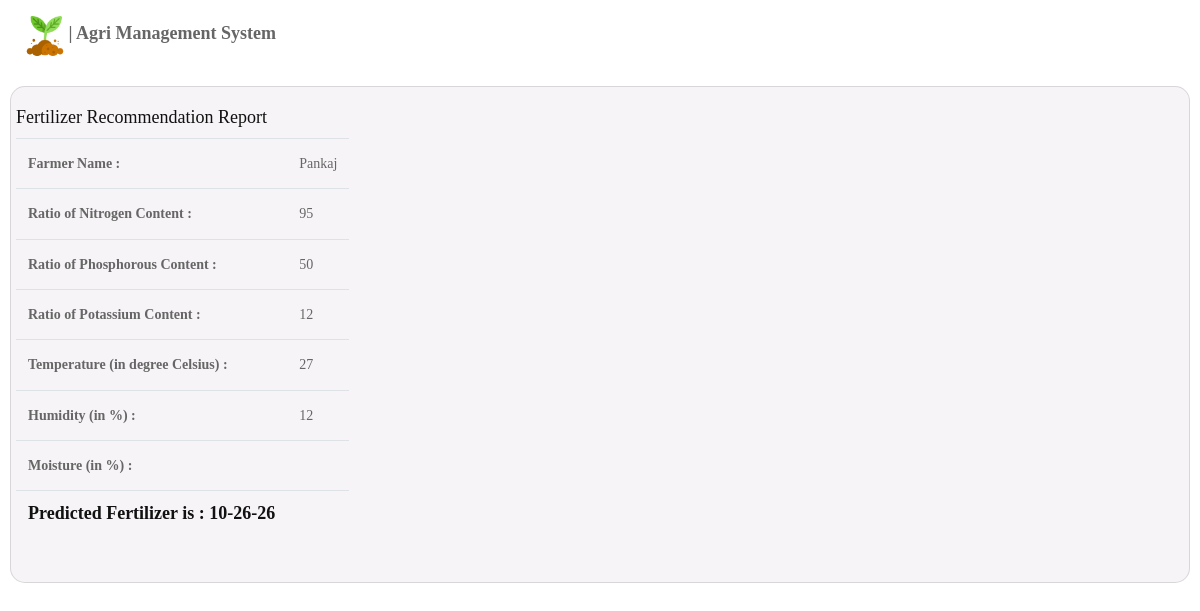
The app's page /report1 (signed in) with its own data.
### app/models.py (models this page shows, shortened)
class fert_Details(models.Model):
    farmer_name = models.CharField(max_length=100)
    n = models.PositiveIntegerField()
    p = models.PositiveIntegerField()
    k = models.PositiveIntegerField()
    temperature = models.CharField(max_length=20)
    humidity = models.CharField(max_length=20)
    prediction = models.CharField(max_length=50)
    fertilizer = models.CharField(max_length=50)
    date = models.DateField(auto_now_add=True)

### app/views.py (the view)
# urls.py: path("report1", views.report1, name= "report1"),
@login_required(login_url="log_in")
@cache_control(no_cache = True, must_revalidate = True, no_store = True)
def report1(request):
    fert_data = fert_Details.objects.last()
    context = {
        'fert_data' : fert_data
    }
    return render(request, "report1.html", context)

### templates/report1.html (shortened to what this page needs)
{% extends 'base.html' %}
{% block body %}
<div class="card">
  <div class="card-body">
    <div class="row">
      <div class="col-mb-6">
        <h4 style="font-size: 18px;">Fertilizer Recommendation Report</h4>
        <table class="table text-left">
          <tbody>
            <tr>
                <th>Farmer Name :</th>
                <td>{{ fert_data.farmer_name }}</td>
            </tr>
            <tr>
              <th>Ratio of Nitrogen Content :</th>
              <td colspan="2">{{ fert_data.n }}</td>
            </tr>
            <tr>
              <th>Ratio of Phosphorous Content :</th>
              <td colspan="2">{{ fert_data.p }}</td>
            </tr>
            <tr>
              <th>Ratio of Potassium Content :</th>
              <td colspan="2">{{ fert_data.k }}</td>
            </tr>
            <tr>
              <th>Temperature (in degree Celsius) :</th>
              <td colspan="2">{{ fert_data.temperature }}</td>
            </tr>
            <tr>
              <th>Humidity (in %) :</th>
              <td colspan="2">{{ fert_data.humidity }}</td>
            </tr>
            <tr>
              <th>Moisture (in %) :</th>
              <td colspan="2">{{ fert_data.moisture }}</td>
            </tr>
            <tr>
              <th>
                <h3><b>{{ fert_data.prediction }}</b></h3>
              </th>
              <td colspan="2"></td>
            </tr>
          </tbody>
        </table>
      </div>
    </div>
  </div>
</div>
{% endblock body %}

### static/css/style.css (style rules this page uses)
* { box-sizing: border-box !important; transition: ease all 0.5s; }
html { scroll-behavior: smooth; }
body { color: #666666; font-size: 14px; line-height: 1.80857; font-weight: normal; overflow-x: hidden; font-family: Raleway; }
h1, h2, h3, h4, h5, h6 { letter-spacing: 0; font-weight: normal; position: relative; padding: 0 0 10px 0; font-weight: normal; line-height: normal; color: #111111; margin: 0 }
h3 { font-size: 18px }
h4 { font-size: 16px }
*, *::after, *::before { -webkit-box-sizing: border-box; -moz-box-sizing: border-box; box-sizing: border-box; }

### static/css/loan11.css (style rules this page uses)
.card { background: rgb(247, 244, 247); width: 200; height: 200; margin: 10px; border-radius: 15px; }

### records on screen
fert_Details: farmer_name "Pankaj", n "95", p "50", k "12", temperature "27", humidity "12", prediction "Predicted Fertilizer is : 10-26-26"
